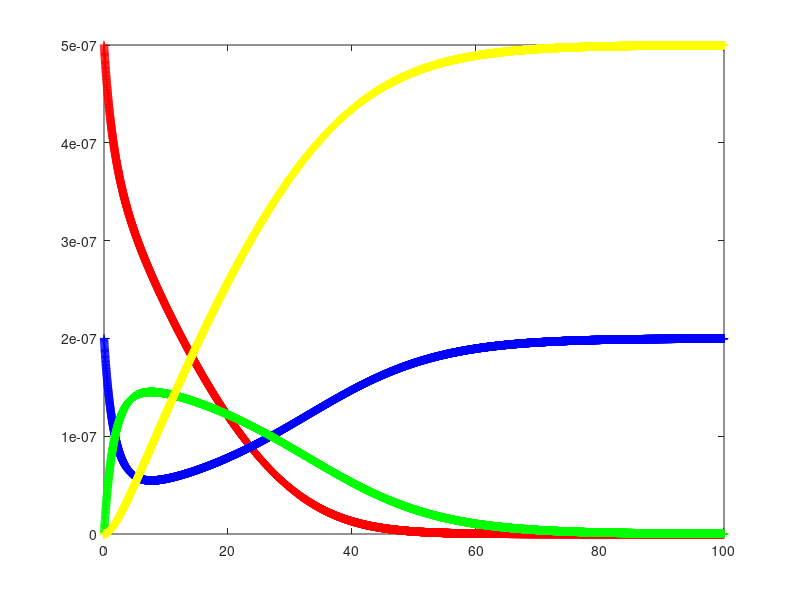

Source code (MATLAB):
% ee150_chemical1.m
dt = .01;        % calculate concentrations every dt seconds
duration = 100;  % stop after duration seconds
k = [1e6; 1e-4; 1e-1];         % reaction rate constants
Y = zeros(4,1);  % Initialize the Y-matrix as a 4x1 matrix.  The number
                 % of columsn will grow as we calculate the concentrations
                 % over time
Y(1,1) = 5e-7;   % initial substrate concentration             
Y(2,1) = 2e-7;   % initial enzyme concentration


for i = 1:(duration/dt) 
  % Modify the following lines to update the concentrations appropriately
  Y(1,i+1) = Y(1,i) - k(1)*Y(1,i)*Y(2,i)*dt + k(2)*Y(3,i)*dt;
  Y(2,i+1) = Y(2,i) - k(1)*Y(1,i)*Y(2,i)*dt + k(2)*Y(3,i)*dt + k(3)*Y(3,i)*dt;
  Y(3,i+1) = Y(3,i) + k(1)*Y(1,i)*Y(2,i)*dt - k(2)*Y(3,i)*dt - k(3)*Y(3,i)*dt;
  Y(4,i+1) = Y(4,i) + k(3)*Y(3,i)*dt;  
  Y(:,i+1)   % display the current concentrations (by leaving off the ';')
end

% Generate time vector - you will need to modify the following line.
t = 0:dt:duration;

figure;
plot(t,Y(1,:),'r+');
hold on;   % Plot the following concentrations on the same figure;
plot(t,Y(2,:),'b+');
plot(t,Y(3,:),'g+');
plot(t,Y(4,:),'y+');

